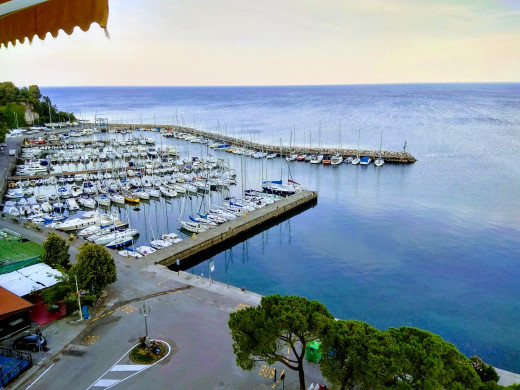
#> input picture Códigos y Figuras/Capítulo 4/Dia.jpg, 520 x 390 px
$ python ConversionGrises.py
#> lines starting #> are read from the running program, lines starting #| are printed output that depends on the picture
#!/usr/bin/env python3
# -*- coding: utf-8 -*-
"""
Created on Sun Jan  5 16:52:11 2020

@author: juan
"""

import numpy as np
import matplotlib.pyplot as plt
import skimage.io as io

#Leer la imagen
f = io.imread('Dia.jpg')
#> f is the input picture: shape (390, 520, 3); mean R, G, B 131.9, 147.7, 157

#Desplegar los valores de los pixeles en la imagen
print(f)
#> (printed output is left out)
#Ver dimensiones de la imagen
Nx = len(f)
#> Nx = 390
Ny = len(f[0])
#> Ny = 520

print('La imagen es de '+ str(Nx) + 'x' + str(Ny) + ' pixeles.')
#| La imagen es de 390x520 pixeles.
#Convertir la imagen a escala de grises en un primer intento
fGris = np.zeros((Nx,Ny))
for i in range(Nx):
    for j in range(Ny):
        fgris = 0
        for k in range(3):
            fgris += (f[i][j][k])/3/255
            fGris[i][j] = fgris
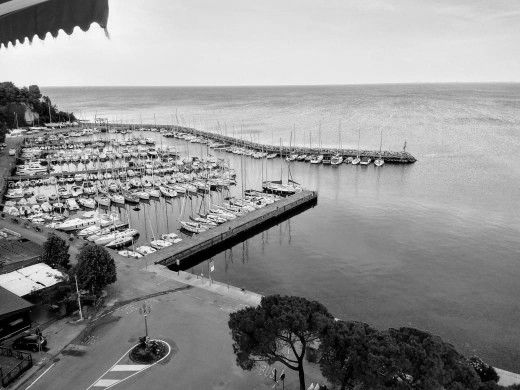
#> fGris: shape (390, 520) float64; min 0, max 0.997, mean 0.571

plt.imshow(fGris, cmap='gray')
plt.colorbar()
plt.savefig('DiaGris.eps')
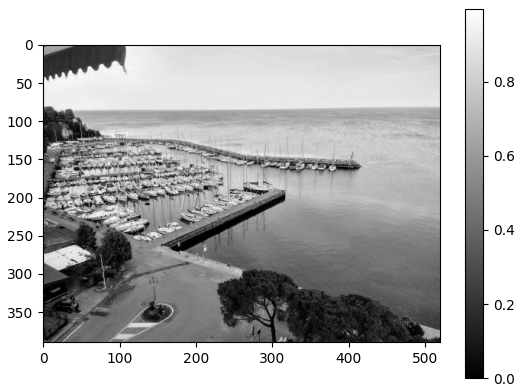
#> figure drawn by matplotlib, 2 panels
plt.show()

#Una mejor forma
fGris2 = np.zeros((Nx,Ny))
for i in range(Nx):
    for j in range(Ny):
        fgris = (0.2125*f[i][j][0] + 0.7154*f[i][j][1] + 0.0721*f[i][j][2])/255
        fGris2[i][j] = fgris


plt.imshow(fGris2, cmap='gray')
plt.colorbar()
plt.savefig('DiaGrisMejor.eps')
plt.show()

#Muestra la imagen original
plt.imshow(f)
plt.savefig('Dia.eps')
plt.show()

$ run again, with Códigos y Figuras/Capítulo 4/Atardecer.jpg copied over Códigos y Figuras/Capítulo 4/Dia.jpg
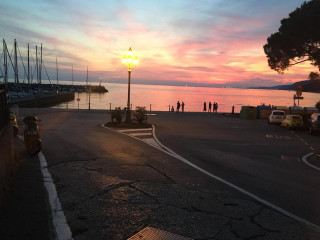
#> input picture Códigos y Figuras/Capítulo 4/Atardecer.jpg, 320 x 240 px
#> f is the input picture: shape (240, 320, 3); mean R, G, B 99.7, 85.9, 80.8
#> (printed output is left out)
#> Nx = 240
#> Ny = 320
#| La imagen es de 240x320 pixeles.
#> after the loop `for i in range(Nx):`:
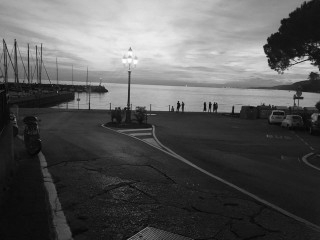
#> fGris: shape (240, 320) float64; min 0.00131, max 1, mean 0.348
#> `plt.savefig('DiaGris.eps')`:
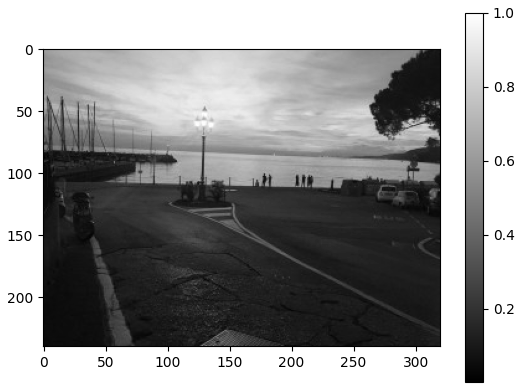
#> figure drawn by matplotlib, 2 panels
